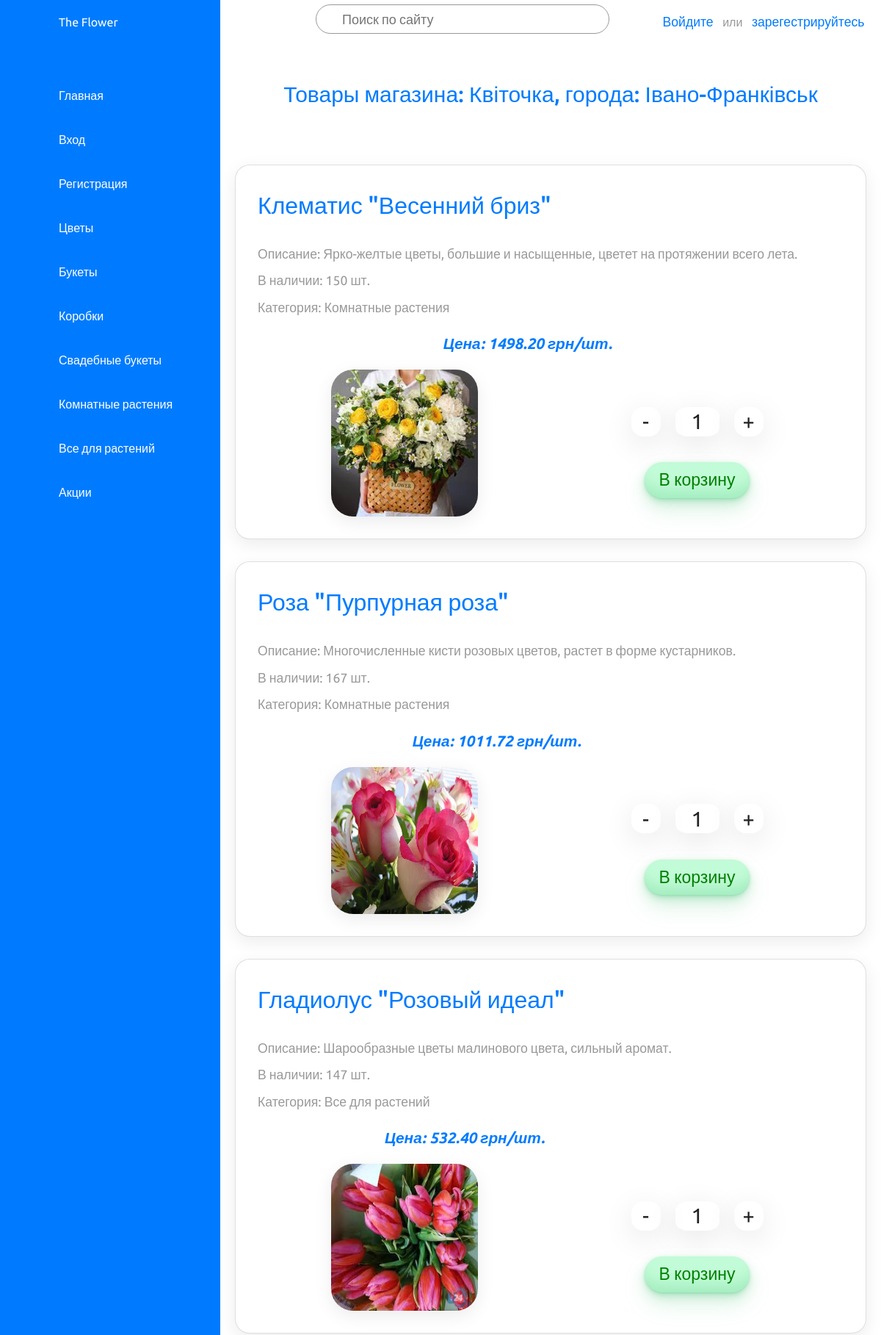
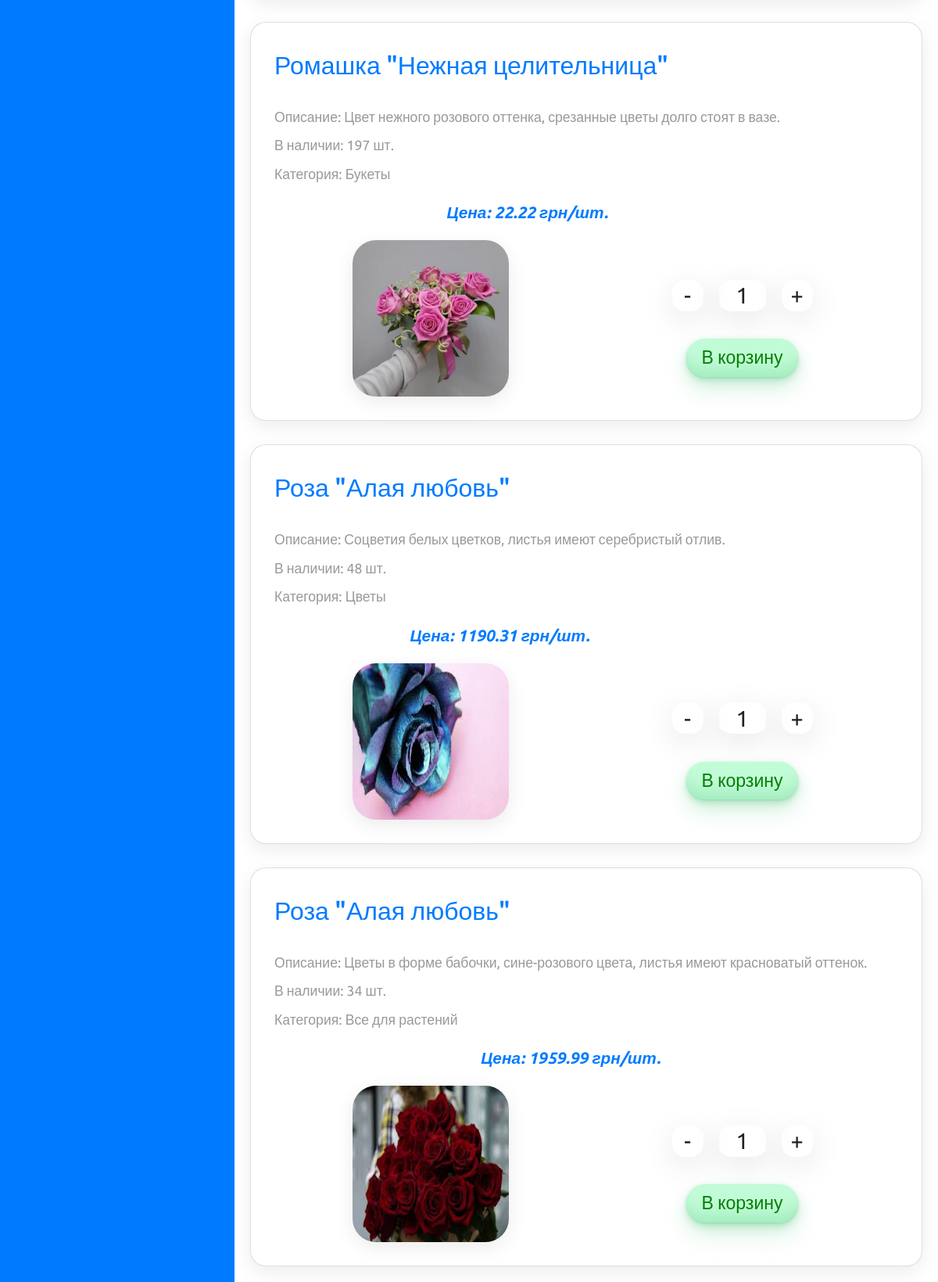
The app's page /category/85 with its own data (2 pictures, top to bottom).
### products/models.py (models this page shows, shortened)
class Category(models.Model):
    category = models.CharField(max_length=200)
    image = models.ImageField(upload_to='categories', blank=True, null=True)
    icon = models.CharField(max_length=50)
    def __str__(self):
        return self.category
    class Meta:
        verbose_name = "category"
        verbose_name_plural = "categories"

class Product(models.Model):
    title = models.CharField(max_length=200)
    description = models.TextField(blank=True, null=True)
    amount = models.PositiveIntegerField()
    price = models.DecimalField(max_digits=10, decimal_places=2)
    image = models.ImageField(upload_to='products', blank=True, null=True)
    shop_id = models.ForeignKey('shops.Shop', on_delete=models.CASCADE)
    category_id = models.ForeignKey(Category, on_delete=models.CASCADE)
    class Meta:
        verbose_name = "product"
        verbose_name_plural = "products"

### shops/models.py (models this page shows)
class Shop(models.Model):
    name = models.CharField(max_length=200)
    city = models.CharField(max_length=200)
    district = models.CharField(max_length=200)
    country = models.CharField(max_length=200)
    address = models.TextField(blank=True, null=True)
    phone = models.CharField(max_length=20)
    email = models.EmailField()
    social = models.JSONField(default=social_default_value)
    image = models.ImageField(upload_to='shops', blank=True, null=True)
    slug = models.SlugField(default='', null=False)
    def __str__(self):
        return self.name
    class Meta:
        verbose_name = "shop"
        verbose_name_plural = "shops"
        ordering = ('city',)

### products/views.py (the view)
# urls.py: path("<int:shop_id>", views.product, name="product"),
def product(request,shop_id):
    cat = Category.objects.all()
    prod = Product.objects.filter(shop_id=shop_id)
    return render(request, "products/products.html", {'products': prod, 'categories': cat, 'shop_id': shop_id})

### products/templates/products/products.html (shortened to what this page needs)
{% extends "shops/base.html" %}
{% load static %}
{% block extra_head %}
  <link rel="stylesheet" href='{%static "css/product.css" %}' />
{% endblock %}
{% block navigation %}
  {% for category in categories %}
  <li class="nonauth">
    <a href="{% url 'prodcategory' category_id=category.pk  shop_id=shop_id %} ">
      <span class="icon"><ion-icon name={{category.icon}}></ion-icon></span>
      <span class="title">{{category.category}}</span>
    </a>
  </li>
  {% endfor %}
{% endblock %}
{% block content %}
<div class="titleContent">
  <h3>Товары магазина:
      {% if products.first.shop_id %}
        {{products.first.shop_id}},  города: {{products.first.shop_id.city}}
      {% else %}
        Нет товаров данной категории :(
      {% endif %}</h3>
</div>
<div class="cardBox">
    {% for product in products%}
    <div class="card">
        <a href="{% url 'details' pk=product.pk  shop_id=shop_id%}"></a>
        <div class="innerCard">
            <div class="title">{{ product.title }}</div>
            <div class="cardName">Описание: {{ product.description|truncatechars:100 }}</div>
            <div class="cardName">В наличии: {{ product.amount }} шт.</div>
            <div class="cardName">Категория: {{ product.category_id }}</div>
            <div class="cardName price">Цена: {{ product.price }} грн/шт.</div>
        </div>
        <div class="imageBox">
            <img src="{{product.image.url}}" alt="">
        </div>
        <div class="buttonCart">
            <div class="count">
              <div class="minus">-</div>
              <div class="number" data-amount="{{product.amount}}">1</div>
              <div class="plus">+</div>
            </div>
            <button type="submit">В корзину</button>
        </div>
    </div>
    {% endfor %}
</div>
{% endblock %}

### shops/static/css/base.css (style rules this page uses)
* { margin: 0; padding: 0; box-sizing: border-box; font-family: 'Ubuntu', sans-serif; }
:root { --blue: #287bff; --white: #fff; --grey: #f5f5f5; --black1: #222; --black2: #999; --blue1: #84b2fa; --green: #47eb0c; }
body { min-height: 100vh; overflow-x: hidden; }
a { text-decoration: none; }
.navigation ul li { position: relative; width: 100%; list-style: none; border-top-left-radius: 30px; border-bottom-left-radius: 30px; }
.navigation ul li a { position: relative; display: block; width: 100%; display: flex; text-decoration: none; color: var(--white); }
.navigation ul li a .icon { position: relative; display: block; min-width: 60px; height: 60px; line-height: 70px; text-align: center; }
.navigation ul li a .title { position: relative; display: block; padding: 0 10px; height: 60px; line-height: 60px; text-align: start; white-space: nowrap; }

### products/static/css/product.css (style rules this page uses)
.titleContent { text-align: center; color: var(--blue); font-size: 20px; }
.titleContent h3 { padding-top: 50px; padding-bottom: 50px; font-size: 1.5em; }
.cardBox { position: relative; width: 100%; padding: 20px; display: grid; grid-template-columns: repeat(3, 1fr); grid-gap: 30px; caret-color: transparent; }
.cardBox .card { position: relative; background: var(--white); padding: 30px; border-radius: 20px; display: flex; height: 100%; justify-content: space-between; cursor: pointer; box-shadow: 0 7px 25px rgba(0, 0, 0, 0.08); flex-wrap: wrap; flex-direction: row; }
.cardBox .card a { position: absolute; width: 100%; height: 45%; top: 0; left: 0; z-index: 1; }
.cardBox .card .title { position: relative; font-weight: 500; font-size: 2em; color: var(--blue); margin-bottom: 30px; }
.cardBox .card .cardName { color: var(--black2); font-size: 1.1em; margin-top: 10px; }
.cardBox .card .price { color: var(--blue); font-size: 1.3em; font-style: italic; font-weight: bold; display: flex; justify-content: center; margin: 20px; }
.cardBox .card .imageBox { position: relative; display:flex; align-items: center; width:50%; justify-content: center; }
.cardBox .card .imageBox img { height: 200px; width: 200px; border-radius: 15%; box-shadow: 0 7px 25px rgba(0, 0, 0, 0.08); }
.cardBox .card .count { color: var(--black1); font-size: 1.8em; margin-top: 15px; display:flex; justify-content:center; }
.cardBox .card .count .minus, .cardBox .card .count .number, .cardBox .card .count .plus { display:flex; width:40px; height:40px; border-radius: 40%; justify-content: center; align-items: center; margin: 10px; box-shadow: 0 10px 40px rgba(0, 0, 0, 0.1); }
.cardBox .card .count .number { width:60px; border-radius: 30%; }
.cardBox .card .buttonCart { position: relative; display:flex; align-items: center; width:50%; flex-direction: column; justify-content: center; justify-content: space-evenly; }
.cardBox .card .buttonCart button { background-color: #c2fbd7; border-radius: 100px; box-shadow: rgba(44, 187, 99, .2) 0 -25px 18px -14px inset,rgba(44, 187, 99, .15) 0 1px 2px,rgba(44, 187, 99, .15) 0 2px 4px,rgba(44, 187, 99, .15) 0 4px 8px,rgba(44, 187, 99, .15) 0 8px 16px,rgba(44, 187, 99, .15) 0 16px 32px; color: green; cursor: pointer; display: inline-block; padding: 7px 20px; text-align: center; text-decoration: none; transition: all 250ms; border: 0; font-size: 23px; user-select: none; -webkit-user-select: none; touch-action: manipulation; }
@media (max-width:1701px) { .cardBox { grid-template-columns: repeat(2, 1fr); } }
@media (max-width:1201px) { .cardBox { grid-template-columns: repeat(1, 1fr); } }

### records on screen
Category: category "Цветы"
Category: category "Букеты"
Category: category "Коробки"
Category: category "Свадебные букеты"
Category: category "Комнатные растения"
Category: category "Все для растений"
Category: category "Акции"
Product: first.shop_id "Квіточка", first.shop_id.city "Івано-Франківськ", title "Клематис \"Весенний бриз\"", description "Ярко-желтые цветы, большие и насыщенные, цветет на протяжении всего лета.", amount "150", category_id "Комнатные растения", price "1498.20", image (picture)
Product: title "Роза \"Пурпурная роза\"", description "Многочисленные кисти розовых цветов, растет в форме кустарников.", amount "167", category_id "Комнатные растения", price "1011.72", image (picture)
Product: title "Гладиолус \"Розовый идеал\"", description "Шарообразные цветы малинового цвета, сильный аромат.", amount "147", category_id "Все для растений", price "532.40", image (picture)
Product: title "Ромашка \"Нежная целительница\"", description "Цвет нежного розового оттенка, срезанные цветы долго стоят в вазе.", amount "197", category_id "Букеты", price "22.22", image (picture)
Product: title "Роза \"Алая любовь\"", description "Соцветия белых цветков, листья имеют серебристый отлив.", amount "48", category_id "Цветы", price "1190.31", image (picture)
Product: title "Роза \"Алая любовь\"", description "Цветы в форме бабочки, сине-розового цвета, листья имеют красноватый оттенок.", amount "34", category_id "Все для растений", price "1959.99", image (picture)
